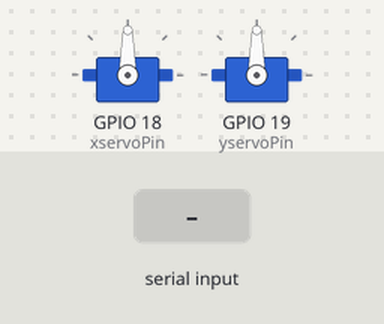
The sketch below on a simulated ESP32. Shown: 2 × servo. The test bench sets the inputs (shaded band).

Above: at 1.2 s.
1.3 s: "90 45\n" received over Serial
At 2.4 s:
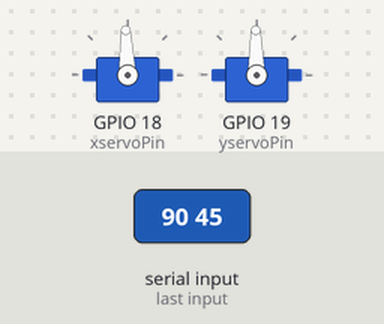
2.8 s: "30 150\n" received over Serial
At 3.5 s:
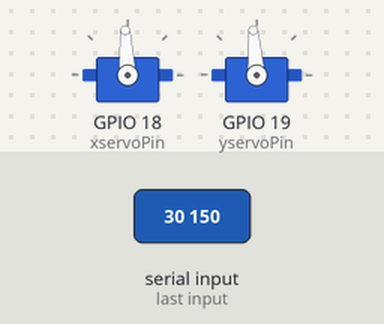
Timing chart, 0 to 5.8 s (numbered marks = the images above; inputs shaded):
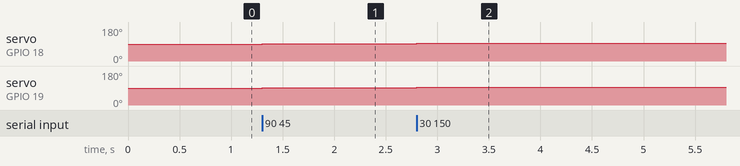

The sketch:

esp32_code.ino
```cpp
#include <ESP32Servo.h>

Servo xmyservo;
Servo ymyservo;

int xservoPin = 18;
int yservoPin = 19;
float xpos = 90;
float ypos = 90;

void setup() {
  Serial.begin(115200);
  ESP32PWM::allocateTimer(0);
  ESP32PWM::allocateTimer(1);
  ESP32PWM::allocateTimer(2);
  ESP32PWM::allocateTimer(3);
  xmyservo.setPeriodHertz(50);
  xmyservo.attach(xservoPin, 500, 2400);
  xmyservo.write(xpos);

  ymyservo.setPeriodHertz(50);
  ymyservo.attach(yservoPin, 500, 2400);
  ymyservo.write(ypos);
}

void loop() {
  if (Serial.available()) {
    String distance_string = Serial.readStringUntil('\n');

    int seperator = distance_string.indexOf(" ");
    float xdistance = distance_string.substring(0, seperator).toFloat();
    float ydistance = distance_string.substring(seperator+1).toFloat();


    float xangle_change = xdistance * 0.025;
    float yangle_change = ydistance * 0.025;

    if (xdistance < 25 && xdistance > -25) {
        xangle_change = 0;
    }
    if (ydistance < 25 && ydistance > -25) {
        yangle_change = 0;
    }

    xpos += xangle_change;
    ypos += yangle_change;
    xpos = constrain(xpos, 0, 180);
    ypos = constrain(ypos, 0, 180);
    xmyservo.write(xpos);
    ymyservo.write(ypos);
  }
}
```

Measured:
- after the input at 1.3 s, servo on GPIO 18 (xservoPin): 90° → 92° at once; servo on GPIO 19 (yservoPin): 90° → 91° at once
- after the input at 2.8 s, servo on GPIO 18 (xservoPin): 92° → 93° at once; servo on GPIO 19 (yservoPin): 91° → 94° at once
